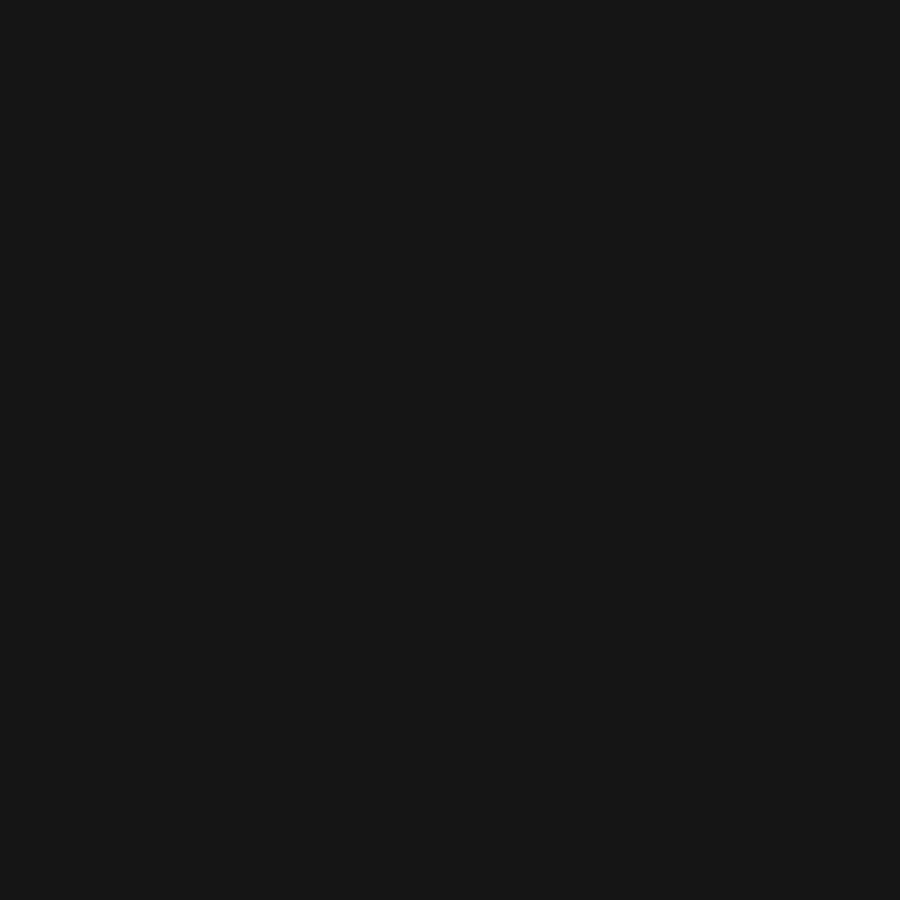
Frame 1 (no input)
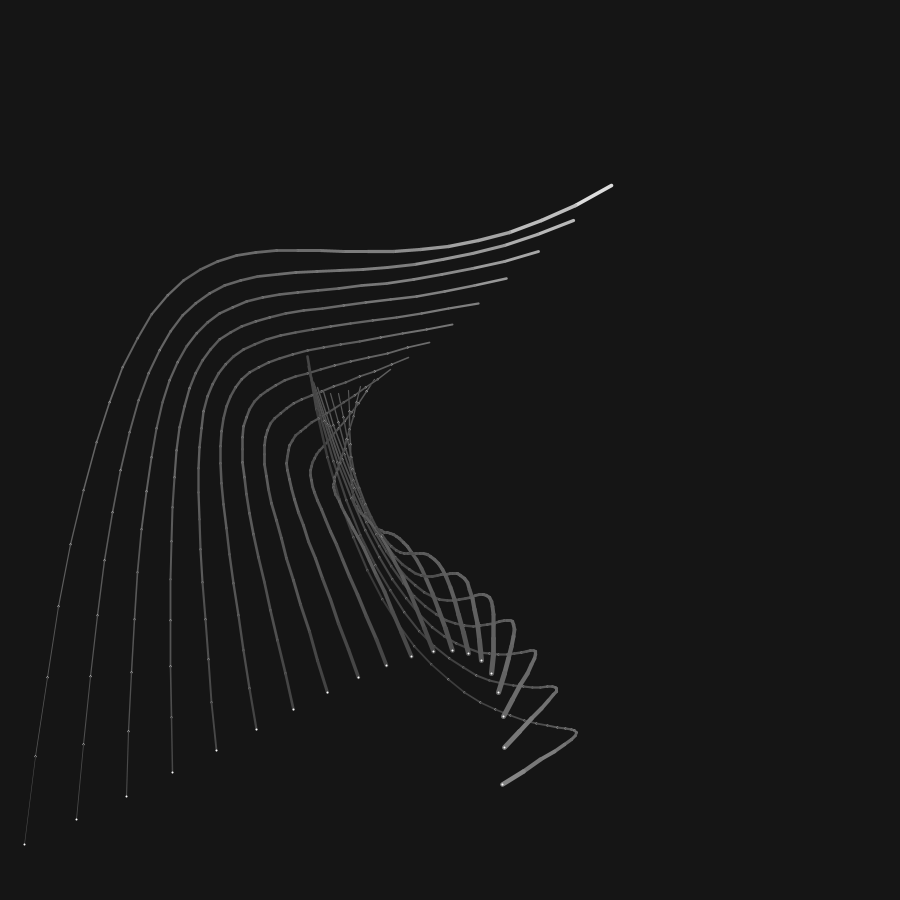
Frame 60 (the mouse pressed at the canvas centre just before this capture)
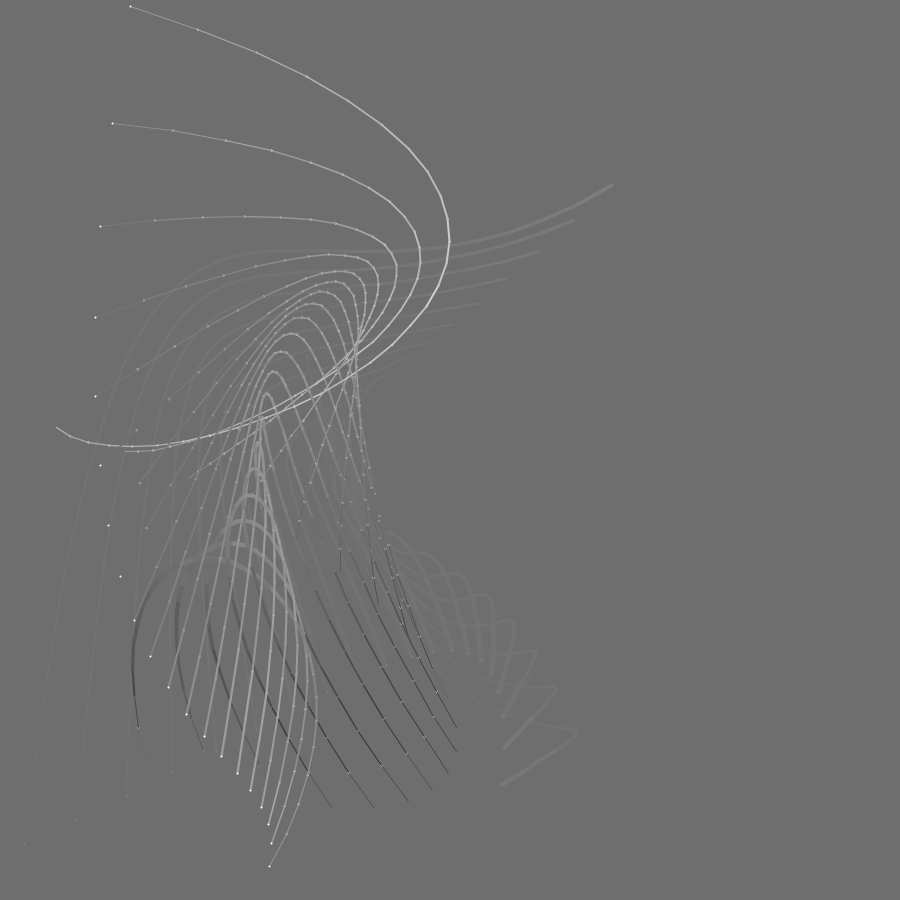
Frame 120 (the mouse held since frame 60 and released just before this capture)

The Processing sketch that drew these frames (run headless with seeded random() and noise(); from frame 60 on, the mouse is pressed at the canvas centre):

// Processing sketch: bezierFish
// ── bezierFish.pde
// A program I just found in my blog, from 2011.
// http://blog.hamoid.com/articles/processing-bezier-fish/
// Probably one of the first ones I ever wrote in processing.js.
// So messy! :) It really needs some objects.
// It's based on ActionScript code that was running on
// my home page about 10 years ago.

int LINES = 20;
int SEGMENTS = 30;
int lines_ready = 0;
float[][][] point_a = new float[4][SEGMENTS][LINES];
int[] position = new int[LINES];
boolean erasing = false;
float target_back = 255;
float target_width = 9;

void setup() {
  size(900, 900);
  frameRate(21);
  background(21, 21, 21);
  smooth();
  randomize();
  loop();
}

void randomize() {
  float[][] n = new float[4][16];
  float[][] p = new float[4][4];
  for(int i=0; i<16; i++) {
    n[0][i] = random(-100, width + 100); // x
    n[1][i] = random(-100, height + 100); // y
    n[2][i] = random(1)*random(1); // width
    n[3][i] = random(255); // color
  }
  for (int L=0; L<LINES; L++) {
    position[L] = int(random(-30, -4));
    float t = L/float(LINES);
    for (int i=0; i<4; i++) {
      for (int j=0; j<4; j++) {
        p[j][i] = bezierPoint(n[j][i], n[j][i+4], n[j][i+8], n[j][i+12], t);
      }
    }
    for (int linepos=0; linepos<SEGMENTS; linepos++) {
      float l = linepos/float(SEGMENTS);
      for (int j=0; j<4; j++) {
        point_a[j][linepos][L] = bezierPoint(p[j][0], p[j][1], p[j][2], p[j][3], l);
      }
    }
  }
  lines_ready = 0;
}
void draw() {
  if (erasing) {
    noStroke();
    fill(target_back,50);
    rect(0,0,width,height);
    noFill();
    if (random(20) > 18) {
      erasing = false;
    }
  }
  int curr_back = get(0,0);
  for(int L=0; L<LINES; L++) {
    int p = position[L]++;
    if (p >= 0) {
      if (p < SEGMENTS-1) {
        float wi = point_a[2][p][L];
        float co = point_a[3][p][L];

        strokeWeight(1 + random(1,target_width)*wi);
        stroke(curr_back);
        line(point_a[0][p][L], point_a[1][p][L],
                  point_a[0][p+1][L], point_a[1][p+1][L]);

        strokeWeight(16*wi);
        stroke(co * random(0.95, 1.05));
        line(point_a[0][p][L], point_a[1][p][L],
             point_a[0][p+1][L], point_a[1][p+1][L]);

        strokeWeight(2);
        stroke(255);
        point(point_a[0][p+1][L], point_a[1][p+1][L]);
      } else if (p < SEGMENTS) {

        if(++lines_ready == LINES) {
          if (random(20) > 17) {
            target_back = random(255);
            erasing = true;
          }
          if (random(20) > 18) {
            target_width = random(2, 32);
          }
          randomize();
          return;
        }
      }
    }
  }
}

void mousePressed() {
  target_back = random(255);
  erasing = true;
}
void keyPressed() {
  if(key == 's') {
    save("thumb.png");
  }
}
